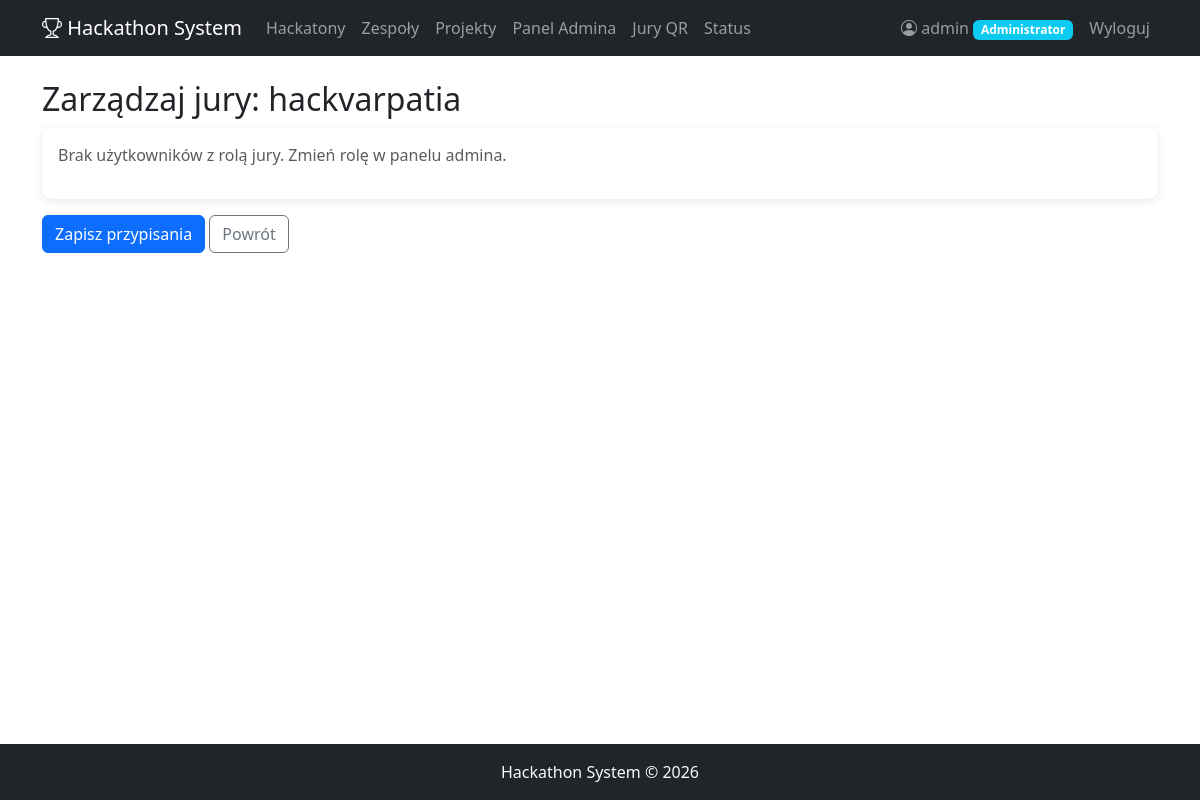
/hackathon/1/jury/ (signed in), run on an earlier commit of the app's database.
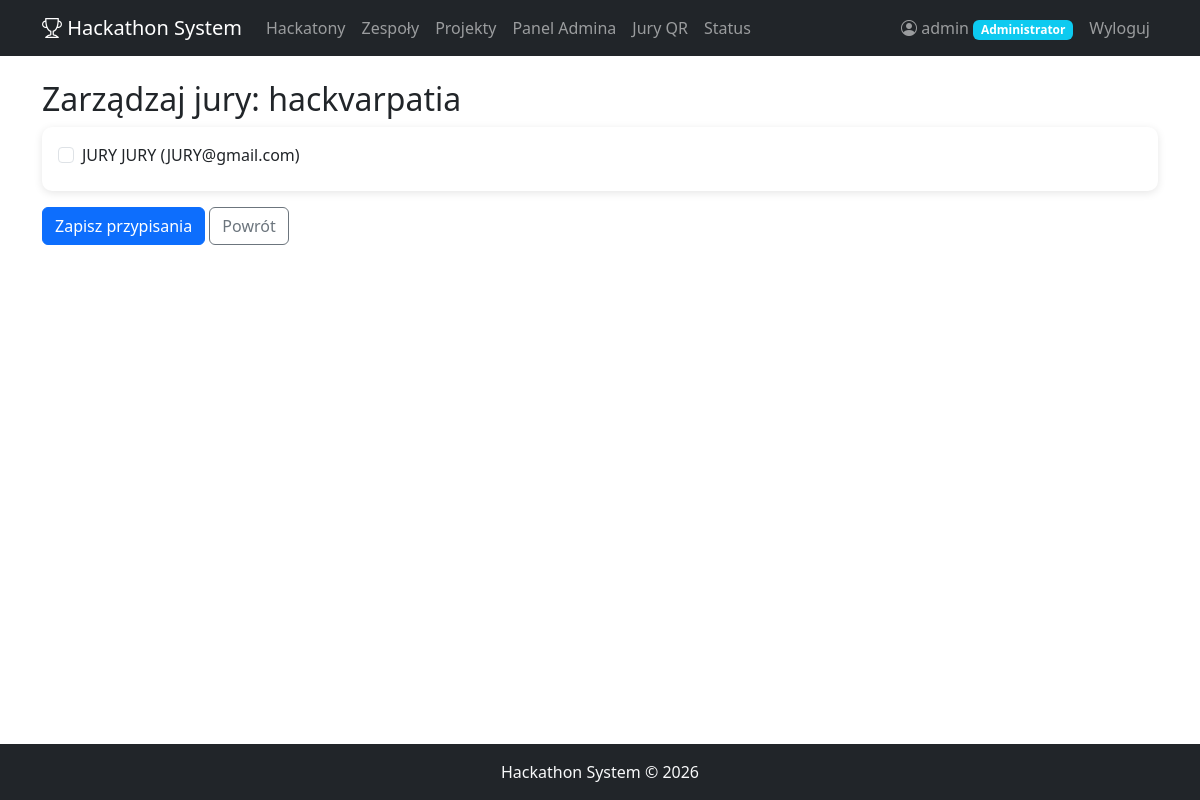
And on a later commit of the database.
### accounts/models.py (models this page shows, shortened)
class UserProfile(models.Model):
    ROLE_CHOICES = [
        ('participant', 'Uczestnik'),
        ('jury', 'Jury'),
        ('admin', 'Administrator'),
    ]
    user = models.OneToOneField(User, on_delete=models.CASCADE, related_name='profile')
    role = models.CharField(max_length=20, choices=ROLE_CHOICES, default='participant')
    bio = models.TextField(blank=True)
    @property
    def is_admin(self):
        return self.role == 'admin'
    @property
    def is_jury(self):
        return self.role == 'jury'

### hackathon/views.py (the view)
    @login_required
    def wrapper(request, *args, **kwargs):
        if not hasattr(request.user, 'profile') or not request.user.profile.is_admin:
            messages.error(request, 'Brak uprawnień administratora.')
            return redirect('accounts:dashboard')
        return view_func(request, *args, **kwargs)

### hackathon/views.py (called while the page is built, shortened)
def admin_required(view_func):
    @login_required
    def wrapper(request, *args, **kwargs):
        if not hasattr(request.user, 'profile') or not request.user.profile.is_admin:
            messages.error(request, 'Brak uprawnień administratora.')
            return redirect('accounts:dashboard')
        return view_func(request, *args, **kwargs)
    return wrapper

@admin_required
def manage_jury(request, pk):
    hackathon = get_object_or_404(Hackathon, pk=pk)
    jury_profiles = UserProfile.objects.filter(role='jury')
    assigned = JuryAssignment.objects.filter(hackathon=hackathon).values_list('jury_id', flat=True)
    return render(request, 'hackathon/manage_jury.html', {
        'hackathon': hackathon,
        'jury_profiles': jury_profiles,
        'assigned': list(assigned),
    })

### hackathon/templates/hackathon/manage_jury.html (shortened to what this page needs)
{% extends 'base.html' %}
{% block content %}
<h2>Zarządzaj jury: {{ hackathon.name }}</h2>
<form method="post">
    <div class="card p-3 mb-3">
        {% for jp in jury_profiles %}
            <div class="form-check mb-2">
                <input class="form-check-input" type="checkbox" name="jury_ids" value="{{ jp.user.id }}"
                       id="jury_{{ jp.user.id }}" {% if jp.user.id in assigned %}checked{% endif %}>
                <label class="form-check-label" for="jury_{{ jp.user.id }}">
                    {{ jp.user.get_full_name|default:jp.user.username }} ({{ jp.user.email }})
                </label>
            </div>
        {% empty %}
            <p class="text-muted">Brak użytkowników z rolą jury. Zmień rolę w panelu admina.</p>
        {% endfor %}
    </div>
    <button type="submit" class="btn btn-primary">Zapisz przypisania</button>
    <a href="{% url 'hackathon:detail' hackathon.pk %}" class="btn btn-outline-secondary">Powrót</a>
</form>
{% endblock %}

What changed in the data, as far as the page shows it:
added UserProfile: user.get_full_name "JURY JURY", user.email "JURY@gmail.com"
Also different on the page:
text no longer shown: "Brak użytkowników z rolą jury. Zmień rolę w panelu admina."
